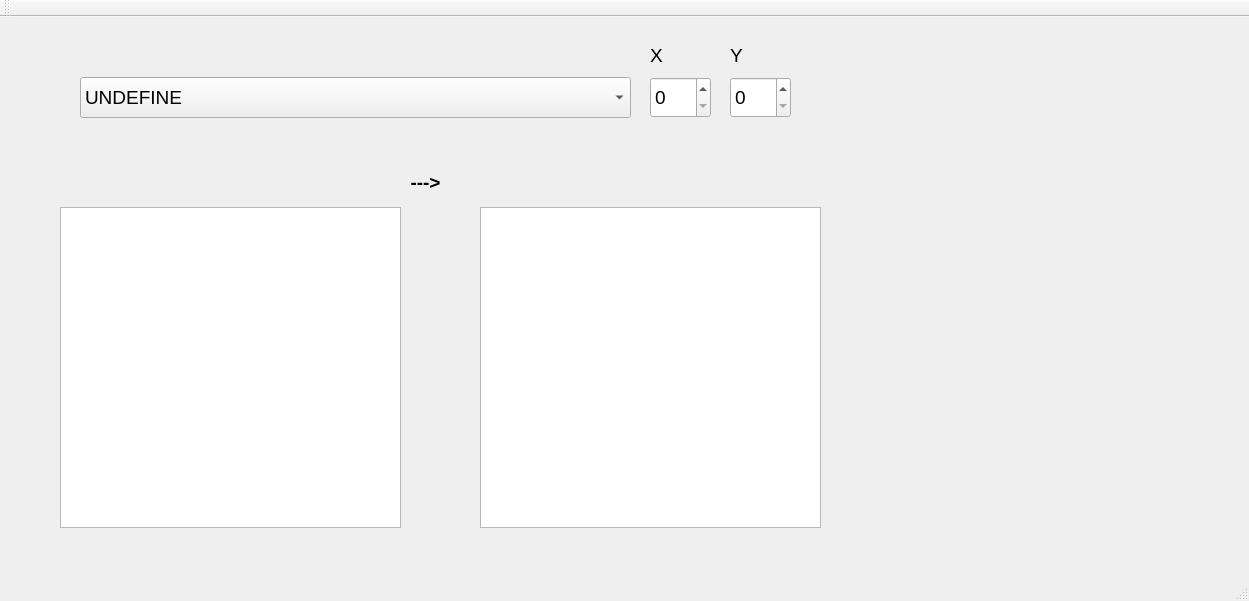
<?xml version="1.0" encoding="UTF-8"?>
<ui version="4.0">
 <class>MainWindow</class>
 <widget class="QMainWindow" name="MainWindow">
  <property name="geometry">
   <rect>
    <x>0</x>
    <y>0</y>
    <width>1249</width>
    <height>601</height>
   </rect>
  </property>
  <property name="windowTitle">
   <string>MainWindow</string>
  </property>
  <widget class="QWidget" name="centralWidget">
   <widget class="QComboBox" name="comboBox">
    <property name="geometry">
     <rect>
      <x>80</x>
      <y>60</y>
      <width>551</width>
      <height>41</height>
     </rect>
    </property>
    <property name="font">
     <font>
      <pointsize>14</pointsize>
     </font>
    </property>
    <item>
     <property name="text">
      <string>UNDEFINE</string>
     </property>
    </item>
    <item>
     <property name="text">
      <string>Incidence --&gt;Adjacent </string>
     </property>
    </item>
    <item>
     <property name="text">
      <string>Incidence --&gt;Adjacent (Oriented)</string>
     </property>
    </item>
    <item>
     <property name="text">
      <string>Adjacent  --&gt;Incidence  </string>
     </property>
    </item>
    <item>
     <property name="text">
      <string>Adjacent  --&gt;Incidence (Oriented)</string>
     </property>
    </item>
   </widget>
   <widget class="QSpinBox" name="spinBox">
    <property name="geometry">
     <rect>
      <x>650</x>
      <y>60</y>
      <width>61</width>
      <height>41</height>
     </rect>
    </property>
    <property name="font">
     <font>
      <pointsize>14</pointsize>
     </font>
    </property>
    <property name="readOnly">
     <bool>false</bool>
    </property>
   </widget>
   <widget class="QSpinBox" name="spinBox_2">
    <property name="enabled">
     <bool>true</bool>
    </property>
    <property name="geometry">
     <rect>
      <x>730</x>
      <y>60</y>
      <width>61</width>
      <height>41</height>
     </rect>
    </property>
    <property name="font">
     <font>
      <pointsize>14</pointsize>
     </font>
    </property>
   </widget>
   <widget class="QTableWidget" name="tableWidget">
    <property name="geometry">
     <rect>
      <x>60</x>
      <y>190</y>
      <width>341</width>
      <height>321</height>
     </rect>
    </property>
    <property name="font">
     <font>
      <pointsize>11</pointsize>
     </font>
    </property>
    <property name="contextMenuPolicy">
     <enum>Qt::DefaultContextMenu</enum>
    </property>
    <attribute name="horizontalHeaderDefaultSectionSize">
     <number>40</number>
    </attribute>
    <attribute name="horizontalHeaderMinimumSectionSize">
     <number>40</number>
    </attribute>
    <attribute name="verticalHeaderDefaultSectionSize">
     <number>40</number>
    </attribute>
    <attribute name="verticalHeaderMinimumSectionSize">
     <number>40</number>
    </attribute>
   </widget>
   <widget class="QTableWidget" name="tableWidget_2">
    <property name="geometry">
     <rect>
      <x>480</x>
      <y>190</y>
      <width>341</width>
      <height>321</height>
     </rect>
    </property>
    <property name="font">
     <font>
      <pointsize>11</pointsize>
     </font>
    </property>
    <property name="editTriggers">
     <set>QAbstractItemView::NoEditTriggers</set>
    </property>
    <attribute name="horizontalHeaderDefaultSectionSize">
     <number>40</number>
    </attribute>
    <attribute name="horizontalHeaderMinimumSectionSize">
     <number>40</number>
    </attribute>
    <attribute name="verticalHeaderDefaultSectionSize">
     <number>40</number>
    </attribute>
    <attribute name="verticalHeaderMinimumSectionSize">
     <number>40</number>
    </attribute>
   </widget>
   <widget class="QLabel" name="label">
    <property name="geometry">
     <rect>
      <x>650</x>
      <y>30</y>
      <width>31</width>
      <height>16</height>
     </rect>
    </property>
    <property name="font">
     <font>
      <pointsize>14</pointsize>
     </font>
    </property>
    <property name="text">
     <string>X</string>
    </property>
   </widget>
   <widget class="QLabel" name="label_2">
    <property name="geometry">
     <rect>
      <x>730</x>
      <y>30</y>
      <width>55</width>
      <height>16</height>
     </rect>
    </property>
    <property name="font">
     <font>
      <pointsize>14</pointsize>
     </font>
    </property>
    <property name="text">
     <string>Y</string>
    </property>
   </widget>
   <widget class="QLabel" name="matrix1label">
    <property name="geometry">
     <rect>
      <x>70</x>
      <y>150</y>
      <width>331</width>
      <height>31</height>
     </rect>
    </property>
    <property name="font">
     <font>
      <pointsize>16</pointsize>
     </font>
    </property>
    <property name="text">
     <string/>
    </property>
   </widget>
   <widget class="QLabel" name="matrix2label">
    <property name="geometry">
     <rect>
      <x>480</x>
      <y>150</y>
      <width>331</width>
      <height>31</height>
     </rect>
    </property>
    <property name="font">
     <font>
      <pointsize>16</pointsize>
     </font>
    </property>
    <property name="layoutDirection">
     <enum>Qt::RightToLeft</enum>
    </property>
    <property name="text">
     <string/>
    </property>
   </widget>
   <widget class="QLabel" name="label_5">
    <property name="geometry">
     <rect>
      <x>400</x>
      <y>155</y>
      <width>81</width>
      <height>21</height>
     </rect>
    </property>
    <property name="font">
     <font>
      <pointsize>14</pointsize>
      <weight>75</weight>
      <bold>true</bold>
     </font>
    </property>
    <property name="text">
     <string>  ---&gt;</string>
    </property>
   </widget>
   <widget class="QLabel" name="infoLabel">
    <property name="geometry">
     <rect>
      <x>400</x>
      <y>510</y>
      <width>81</width>
      <height>31</height>
     </rect>
    </property>
    <property name="layoutDirection">
     <enum>Qt::LeftToRight</enum>
    </property>
    <property name="text">
     <string/>
    </property>
   </widget>
  </widget>
  <widget class="QMenuBar" name="menuBar">
   <property name="geometry">
    <rect>
     <x>0</x>
     <y>0</y>
     <width>1249</width>
     <height>26</height>
    </rect>
   </property>
  </widget>
  <widget class="QToolBar" name="mainToolBar">
   <attribute name="toolBarArea">
    <enum>TopToolBarArea</enum>
   </attribute>
   <attribute name="toolBarBreak">
    <bool>false</bool>
   </attribute>
  </widget>
  <widget class="QStatusBar" name="statusBar"/>
 </widget>
 <layoutdefault spacing="6" margin="11"/>
 <resources/>
 <connections/>
</ui>
